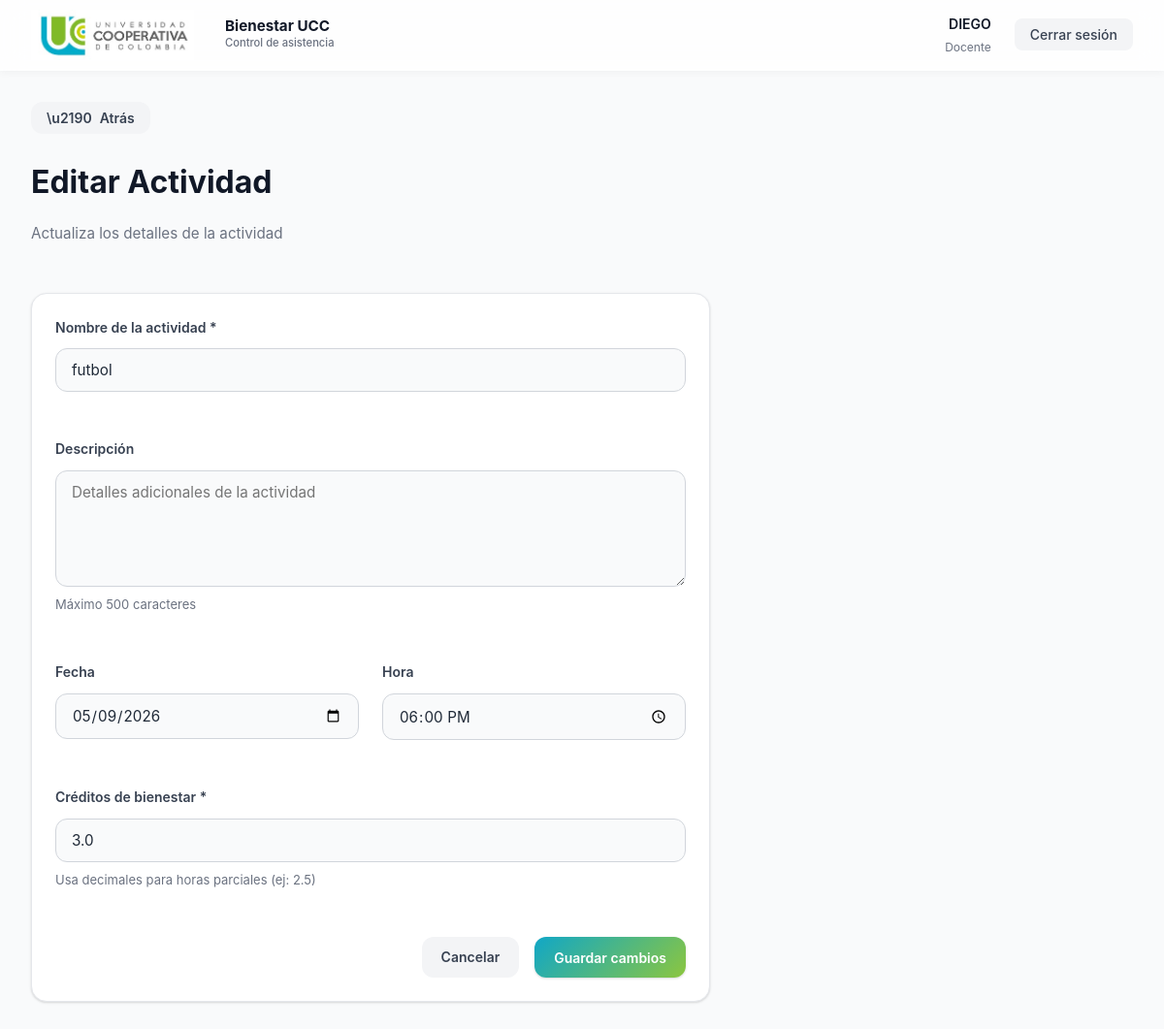
The app's page /admin/activities/3/edit (signed in) with its own data.
### models.py (models this page shows, shortened)
class User(UserMixin, db.Model):
    __tablename__ = 'users'
    id = db.Column(db.Integer, primary_key=True)
    nombre = db.Column(db.String(120), nullable=False)
    apellido = db.Column(db.String(120))
    cedula = db.Column(db.String(50), unique=True)
    celular = db.Column(db.String(40))
    correo_personal = db.Column(db.String(120))
    correo = db.Column(db.String(120), unique=True, nullable=False)
    password_hash = db.Column(db.String(512), nullable=False)
    rol = db.Column(db.String(30), nullable=False)
    area = db.Column(db.String(80))
    password_reset_token = db.Column(db.String(256), nullable=True)
    password_reset_expires = db.Column(db.DateTime, nullable=True)

class Activity(db.Model):
    __tablename__ = 'activities'
    id = db.Column(db.Integer, primary_key=True)
    nombre = db.Column(db.String(200), nullable=False)
    fecha = db.Column(db.DateTime)
    horas = db.Column(db.Float, default=0.0)

### app.py (the view, shortened to what this page needs)
@app.route('/admin/activities/<int:actividad_id>/edit', methods=['GET', 'POST'])
@login_required
def edit_activity(actividad_id):
    if current_user.rol not in ('admin', 'docente'):
        flash('Acceso denegado', 'danger')
        return redirect(url_for('index'))
    actividad = db.session.get(Activity, actividad_id)
    if not actividad:
        flash('Actividad no encontrada', 'danger')
        return redirect(url_for('docente_dashboard') if current_user.rol == 'docente' else url_for('admin_dashboard'))
    return render_template('admin_edit_activity.html', actividad=actividad)

### app.py (called while the page is built, shortened)
@login_manager.user_loader
def load_user(user_id):
    try:
        return db.session.get(User, int(user_id))
    except Exception:
        return None

@app.context_processor
def inject_csrf_token():
    return {'csrf_token': get_csrf_token}

@app.before_request
def protect_from_csrf():
    if not app.config.get('SECURITY_HARDENING_ENABLED', False):
        return None

@app.after_request
def set_security_headers(response):
    if not app.config.get('SECURITY_HARDENING_ENABLED', False):
        return response

@app.before_request
def enforce_session_inactivity_timeout():
    if not app.config.get('SECURITY_HARDENING_ENABLED', False):
        return None

@app.before_request
def force_student_password_change():
    if not getattr(current_user, 'is_authenticated', False):
        return None
    if not session.get('force_password_change'):
        return None
    allowed_endpoints = {'change_password', 'logout', 'static'}
    if request.endpoint in allowed_endpoints:
        return None
    return redirect(url_for('change_password'))

### templates/admin_edit_activity.html (shortened to what this page needs)
{% extends 'base.html' %}
{% block content %}
<button onclick="history.back()" class="btn btn-secondary" style="margin-bottom: 1.5rem; display: flex; align-items: center; gap: 0.5rem; padding: 0.5rem 1rem;">
  <span>\u2190</span> Atrás
</button>
<div class="dashboard-header">
  <h1 class="dashboard-title">Editar Actividad</h1>
  <p class="dashboard-subtitle">Actualiza los detalles de la actividad</p>
</div>
<div class="card" style="max-width: 700px;">
  <form method="post" id="edit-activity-form" class="form-content">
    <div class="form-group">
      <label for="nombre" class="form-label">Nombre de la actividad *</label>
      <input
        type="text"
        id="nombre"
        name="nombre"
        class="form-input"
        required
        value="{{ actividad.nombre }}"
        placeholder="Ej: Torneo de Fútbol"
        maxlength="200">
    </div>
    <div class="form-group">
      <label for="descripcion" class="form-label">Descripción</label>
      <textarea
        id="descripcion"
        name="descripcion"
        class="form-textarea"
        placeholder="Detalles adicionales de la actividad"
        maxlength="500">{{ actividad.descripcion or '' }}</textarea>
      <small class="form-hint">Máximo 500 caracteres</small>
    </div>
    <div style="display: grid; grid-template-columns: 1fr 1fr; gap: var(--spacing-lg);">
      <div class="form-group">
        <label for="fecha" class="form-label">Fecha</label>
        <input
          type="date"
          id="fecha"
          name="fecha"
          class="form-input"
          value="{{ actividad.fecha.strftime('%Y-%m-%d') if actividad.fecha else '' }}">
      </div>
      <div class="form-group">
        <label for="hora" class="form-label">Hora</label>
        <input
          type="time"
          id="hora"
          name="hora"
          class="form-input"
          value="{{ actividad.fecha.strftime('%H:%M') if actividad.fecha else '' }}">
      </div>
    </div>
    <div class="form-group">
      <label for="horas" class="form-label">Créditos de bienestar *</label>
      <input
        type="number"
        id="horas"
        name="horas"
        class="form-input"
        step="0.5"
        min="0.5"
        max="100"
        required
        value="{{ actividad.horas or 0 }}"
        placeholder="Ej: 2">
      <small class="form-hint">Usa decimales para horas parciales (ej: 2.5)</small>
    </div>
    <div style="display: flex; gap: var(--spacing-md); justify-content: flex-end;">
      <a href="{{ url_for('docente_dashboard') if current_user.rol == 'docente' else url_for('admin_dashboard') }}" class="btn btn-secondary">Cancelar</a>
      <button type="submit" class="btn btn-primary">Guardar cambios</button>
    </div>
  </form>
</div>
{% endblock %}

### templates/base.html (shortened to what this page needs)
<!doctype html>
<html lang="es">
  <head>
    <link rel="stylesheet" href="{{ url_for('static', filename='styles.css') }}">
  </head>
  <body class="{% if request.endpoint == 'login' %}login-page{% endif %}">
    {% if current_user.is_authenticated %}
    <nav class="navbar">
      <div class="navbar-content">
        <div class="navbar-brand">
          <img src="{{ url_for('static', filename='logoucc.jpeg') }}" alt="UCC Logo" class="navbar-logo">
          <div>
            <div class="navbar-title">Bienestar UCC</div>
            <div class="navbar-subtitle">Control de asistencia</div>
          </div>
        </div>
        <div class="navbar-user">
          <div class="user-info">
            <div class="user-name">{{ current_user.nombre }}</div>
            <div class="user-role">
              {% if current_user.rol == 'admin' %}
                Administrador
              {% elif current_user.rol == 'docente' %}
                Docente
              {% else %}
                Estudiante
              {% endif %}
            </div>
          </div>
          <form method="post" action="{{ url_for('logout') }}" style="margin: 0;">
            <button type="submit" class="navbar-logout">Cerrar sesión</button>
          </form>
        </div>
      </div>
    </nav>
    {% endif %}
    <main class="{% if request.endpoint != 'login' %}container{% else %}login-page{% endif %}">
      {% block content %}{% endblock %}
    </main>
  </body>
</html>

### templates/admin_edit_activity.html (style rules this page uses)
.form-content { display: flex; flex-direction: column; gap: var(--spacing-lg); }

### records on screen
User: nombre "DIEGO"
Activity: nombre "futbol", fecha "05/09/2026", hora "18:00", horas "3.0"
